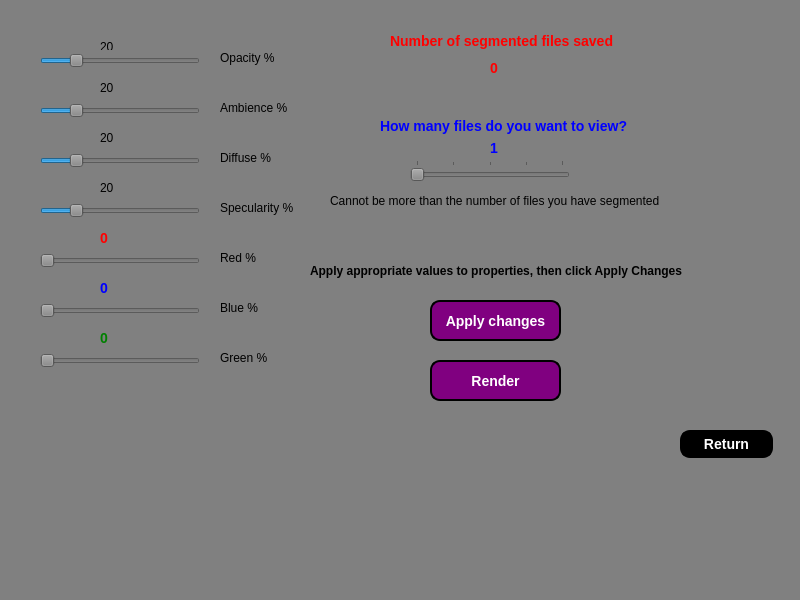
<?xml version="1.0" encoding="UTF-8"?>
<ui version="4.0">
 <class>MainWindow</class>
 <widget class="QMainWindow" name="MainWindow">
  <property name="geometry">
   <rect>
    <x>0</x>
    <y>0</y>
    <width>800</width>
    <height>600</height>
   </rect>
  </property>
  <property name="windowTitle">
   <string>MainWindow</string>
  </property>
  <property name="styleSheet">
   <string notr="true">background-color:gray;</string>
  </property>
  <widget class="QWidget" name="centralwidget">
   <widget class="QLabel" name="red_laber_2">
    <property name="geometry">
     <rect>
      <x>220</x>
      <y>250</y>
      <width>55</width>
      <height>16</height>
     </rect>
    </property>
    <property name="text">
     <string>Red %</string>
    </property>
   </widget>
   <widget class="QLabel" name="blue_label_2">
    <property name="geometry">
     <rect>
      <x>220</x>
      <y>300</y>
      <width>55</width>
      <height>16</height>
     </rect>
    </property>
    <property name="text">
     <string>Blue %</string>
    </property>
   </widget>
   <widget class="QPushButton" name="multi_return">
    <property name="geometry">
     <rect>
      <x>680</x>
      <y>430</y>
      <width>93</width>
      <height>28</height>
     </rect>
    </property>
    <property name="styleSheet">
     <string notr="true">QPushButton{
background-color:black;
color:white;
border-style: outset;
border-width:2px;
border-radius:10px;
border-color:black;
font:bold 14px;
padding:6px;
}

QPushButton:hover {
background-color:blue;
}
QPushButton:pressed{
background-color:white;
}</string>
    </property>
    <property name="text">
     <string>Return</string>
    </property>
   </widget>
   <widget class="QLabel" name="red_label">
    <property name="geometry">
     <rect>
      <x>100</x>
      <y>230</y>
      <width>55</width>
      <height>16</height>
     </rect>
    </property>
    <property name="styleSheet">
     <string notr="true">color:red;
font:bold 14px;</string>
    </property>
    <property name="text">
     <string>0</string>
    </property>
   </widget>
   <widget class="QSlider" name="BlueSlider">
    <property name="geometry">
     <rect>
      <x>40</x>
      <y>300</y>
      <width>160</width>
      <height>22</height>
     </rect>
    </property>
    <property name="mouseTracking">
     <bool>false</bool>
    </property>
    <property name="maximum">
     <number>100</number>
    </property>
    <property name="pageStep">
     <number>1</number>
    </property>
    <property name="value">
     <number>0</number>
    </property>
    <property name="orientation">
     <enum>Qt::Horizontal</enum>
    </property>
   </widget>
   <widget class="QLabel" name="green_label_2">
    <property name="geometry">
     <rect>
      <x>220</x>
      <y>350</y>
      <width>55</width>
      <height>16</height>
     </rect>
    </property>
    <property name="text">
     <string>Green %</string>
    </property>
   </widget>
   <widget class="QLabel" name="ambience_label_2">
    <property name="geometry">
     <rect>
      <x>220</x>
      <y>100</y>
      <width>81</width>
      <height>16</height>
     </rect>
    </property>
    <property name="text">
     <string>Ambience %</string>
    </property>
   </widget>
   <widget class="QLabel" name="spec_label">
    <property name="geometry">
     <rect>
      <x>100</x>
      <y>180</y>
      <width>55</width>
      <height>16</height>
     </rect>
    </property>
    <property name="text">
     <string>20</string>
    </property>
   </widget>
   <widget class="QLabel" name="spec_label_2">
    <property name="geometry">
     <rect>
      <x>220</x>
      <y>150</y>
      <width>71</width>
      <height>16</height>
     </rect>
    </property>
    <property name="text">
     <string>Diffuse %</string>
    </property>
   </widget>
   <widget class="QLabel" name="spec_laber_2">
    <property name="geometry">
     <rect>
      <x>220</x>
      <y>200</y>
      <width>81</width>
      <height>16</height>
     </rect>
    </property>
    <property name="text">
     <string>Specularity %</string>
    </property>
   </widget>
   <widget class="QLabel" name="opac_label">
    <property name="geometry">
     <rect>
      <x>100</x>
      <y>39</y>
      <width>55</width>
      <height>16</height>
     </rect>
    </property>
    <property name="text">
     <string>20</string>
    </property>
   </widget>
   <widget class="QLabel" name="diff_label">
    <property name="geometry">
     <rect>
      <x>100</x>
      <y>130</y>
      <width>55</width>
      <height>16</height>
     </rect>
    </property>
    <property name="text">
     <string>20</string>
    </property>
   </widget>
   <widget class="QLabel" name="ambience_label">
    <property name="geometry">
     <rect>
      <x>100</x>
      <y>80</y>
      <width>55</width>
      <height>16</height>
     </rect>
    </property>
    <property name="text">
     <string>20</string>
    </property>
   </widget>
   <widget class="QSlider" name="GreenSlider">
    <property name="geometry">
     <rect>
      <x>40</x>
      <y>350</y>
      <width>160</width>
      <height>22</height>
     </rect>
    </property>
    <property name="mouseTracking">
     <bool>false</bool>
    </property>
    <property name="maximum">
     <number>100</number>
    </property>
    <property name="pageStep">
     <number>1</number>
    </property>
    <property name="orientation">
     <enum>Qt::Horizontal</enum>
    </property>
   </widget>
   <widget class="QPushButton" name="render_multi_push">
    <property name="geometry">
     <rect>
      <x>430</x>
      <y>360</y>
      <width>131</width>
      <height>41</height>
     </rect>
    </property>
    <property name="styleSheet">
     <string notr="true">QPushButton{
background-color:purple;
color:white;
border-style: outset;
border-width:2px;
border-radius:10px;
border-color:black;
font:bold 14px;
padding:6px;
}

QPushButton:hover {
background-color:blue;
}
QPushButton:pressed{
background-color:white;
}</string>
    </property>
    <property name="text">
     <string>Render</string>
    </property>
   </widget>
   <widget class="QSlider" name="DiffSlider">
    <property name="geometry">
     <rect>
      <x>40</x>
      <y>150</y>
      <width>160</width>
      <height>22</height>
     </rect>
    </property>
    <property name="mouseTracking">
     <bool>false</bool>
    </property>
    <property name="maximum">
     <number>100</number>
    </property>
    <property name="pageStep">
     <number>1</number>
    </property>
    <property name="value">
     <number>20</number>
    </property>
    <property name="orientation">
     <enum>Qt::Horizontal</enum>
    </property>
   </widget>
   <widget class="QLabel" name="opac_laber_2">
    <property name="geometry">
     <rect>
      <x>220</x>
      <y>50</y>
      <width>61</width>
      <height>16</height>
     </rect>
    </property>
    <property name="text">
     <string>Opacity %</string>
    </property>
   </widget>
   <widget class="QLabel" name="green_label">
    <property name="geometry">
     <rect>
      <x>100</x>
      <y>330</y>
      <width>55</width>
      <height>16</height>
     </rect>
    </property>
    <property name="styleSheet">
     <string notr="true">color:green;
font:bold 14px;</string>
    </property>
    <property name="text">
     <string>0</string>
    </property>
   </widget>
   <widget class="QLabel" name="blue_label">
    <property name="geometry">
     <rect>
      <x>100</x>
      <y>280</y>
      <width>55</width>
      <height>16</height>
     </rect>
    </property>
    <property name="styleSheet">
     <string notr="true">color:blue;
font:bold 14px;
</string>
    </property>
    <property name="text">
     <string>0</string>
    </property>
   </widget>
   <widget class="QSlider" name="SpecSlider">
    <property name="geometry">
     <rect>
      <x>40</x>
      <y>200</y>
      <width>160</width>
      <height>22</height>
     </rect>
    </property>
    <property name="mouseTracking">
     <bool>false</bool>
    </property>
    <property name="maximum">
     <number>100</number>
    </property>
    <property name="pageStep">
     <number>1</number>
    </property>
    <property name="value">
     <number>20</number>
    </property>
    <property name="orientation">
     <enum>Qt::Horizontal</enum>
    </property>
   </widget>
   <widget class="QSlider" name="AmbientSlider">
    <property name="geometry">
     <rect>
      <x>40</x>
      <y>100</y>
      <width>160</width>
      <height>22</height>
     </rect>
    </property>
    <property name="mouseTracking">
     <bool>false</bool>
    </property>
    <property name="maximum">
     <number>100</number>
    </property>
    <property name="pageStep">
     <number>1</number>
    </property>
    <property name="value">
     <number>20</number>
    </property>
    <property name="orientation">
     <enum>Qt::Horizontal</enum>
    </property>
   </widget>
   <widget class="QSlider" name="OpacSlider">
    <property name="geometry">
     <rect>
      <x>40</x>
      <y>50</y>
      <width>160</width>
      <height>21</height>
     </rect>
    </property>
    <property name="mouseTracking">
     <bool>false</bool>
    </property>
    <property name="maximum">
     <number>100</number>
    </property>
    <property name="pageStep">
     <number>1</number>
    </property>
    <property name="value">
     <number>20</number>
    </property>
    <property name="orientation">
     <enum>Qt::Horizontal</enum>
    </property>
   </widget>
   <widget class="QSlider" name="RedSlider">
    <property name="geometry">
     <rect>
      <x>40</x>
      <y>250</y>
      <width>160</width>
      <height>22</height>
     </rect>
    </property>
    <property name="mouseTracking">
     <bool>false</bool>
    </property>
    <property name="maximum">
     <number>100</number>
    </property>
    <property name="pageStep">
     <number>1</number>
    </property>
    <property name="value">
     <number>0</number>
    </property>
    <property name="orientation">
     <enum>Qt::Horizontal</enum>
    </property>
   </widget>
   <widget class="QPushButton" name="apply_push">
    <property name="geometry">
     <rect>
      <x>430</x>
      <y>300</y>
      <width>131</width>
      <height>41</height>
     </rect>
    </property>
    <property name="styleSheet">
     <string notr="true">QPushButton{
background-color:purple;
color:white;
border-style: outset;
border-width:2px;
border-radius:10px;
border-color:black;
font:bold 14px;
padding:6px;
}

QPushButton:hover {
background-color:blue;
}
QPushButton:pressed{
background-color:white;
}</string>
    </property>
    <property name="text">
     <string>Apply changes</string>
    </property>
   </widget>
   <widget class="QLabel" name="apply_done_label">
    <property name="geometry">
     <rect>
      <x>310</x>
      <y>250</y>
      <width>401</width>
      <height>41</height>
     </rect>
    </property>
    <property name="styleSheet">
     <string notr="true">font:bold 12px;</string>
    </property>
    <property name="text">
     <string>Apply appropriate values to properties, then click Apply Changes</string>
    </property>
   </widget>
   <widget class="QSlider" name="files_slider">
    <property name="geometry">
     <rect>
      <x>410</x>
      <y>160</y>
      <width>160</width>
      <height>22</height>
     </rect>
    </property>
    <property name="mouseTracking">
     <bool>false</bool>
    </property>
    <property name="minimum">
     <number>1</number>
    </property>
    <property name="maximum">
     <number>5</number>
    </property>
    <property name="pageStep">
     <number>1</number>
    </property>
    <property name="value">
     <number>1</number>
    </property>
    <property name="orientation">
     <enum>Qt::Horizontal</enum>
    </property>
    <property name="tickPosition">
     <enum>QSlider::TicksAbove</enum>
    </property>
    <property name="tickInterval">
     <number>1</number>
    </property>
   </widget>
   <widget class="QLabel" name="files_label">
    <property name="geometry">
     <rect>
      <x>490</x>
      <y>140</y>
      <width>55</width>
      <height>16</height>
     </rect>
    </property>
    <property name="styleSheet">
     <string notr="true">color:blue;
font:bold 14px;</string>
    </property>
    <property name="text">
     <string>1</string>
    </property>
   </widget>
   <widget class="QLabel" name="files_label_2">
    <property name="geometry">
     <rect>
      <x>380</x>
      <y>115</y>
      <width>261</width>
      <height>21</height>
     </rect>
    </property>
    <property name="styleSheet">
     <string notr="true">color:blue;
font:bold 14px;</string>
    </property>
    <property name="text">
     <string>How many files do you want to view?</string>
    </property>
   </widget>
   <widget class="QLabel" name="files_label_3">
    <property name="geometry">
     <rect>
      <x>330</x>
      <y>190</y>
      <width>361</width>
      <height>21</height>
     </rect>
    </property>
    <property name="text">
     <string>Cannot be more than the number of files you have segmented</string>
    </property>
   </widget>
   <widget class="QLabel" name="global_files_label">
    <property name="geometry">
     <rect>
      <x>490</x>
      <y>60</y>
      <width>21</width>
      <height>16</height>
     </rect>
    </property>
    <property name="styleSheet">
     <string notr="true">color:red;
font:bold 14px;</string>
    </property>
    <property name="text">
     <string>0</string>
    </property>
   </widget>
   <widget class="QLabel" name="files_label_4">
    <property name="geometry">
     <rect>
      <x>390</x>
      <y>30</y>
      <width>231</width>
      <height>21</height>
     </rect>
    </property>
    <property name="styleSheet">
     <string notr="true">color:red;
font:bold 14px;</string>
    </property>
    <property name="text">
     <string>Number of segmented files saved</string>
    </property>
   </widget>
   <widget class="QLabel" name="apply_done_label_2">
    <property name="geometry">
     <rect>
      <x>570</x>
      <y>300</y>
      <width>55</width>
      <height>16</height>
     </rect>
    </property>
    <property name="text">
     <string/>
    </property>
   </widget>
  </widget>
  <widget class="QMenuBar" name="menubar">
   <property name="geometry">
    <rect>
     <x>0</x>
     <y>0</y>
     <width>800</width>
     <height>26</height>
    </rect>
   </property>
  </widget>
  <widget class="QStatusBar" name="statusbar"/>
 </widget>
 <resources/>
 <connections/>
</ui>
